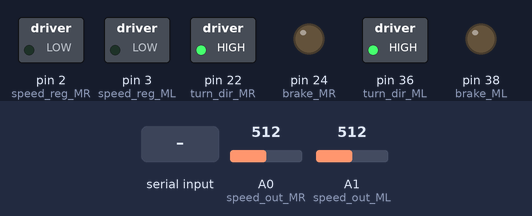
The sketch below on a simulated Arduino Mega 2560, built with avr-gcc and run on an emulated ATmega2560. On the bench: switched loads named in the sketch (green lamp = pin HIGH), output pins drawn as LEDs (lit = HIGH). The inputs (shaded band) are chosen by the test bench; at power-on: A0 (speed_out_MR) = 512, A1 (speed_out_ML) = 512. What the sketch prints to the serial monitor is not drawn.

Above: at 1.2 s.
1.3 s: "s 1\n" received over Serial
At 2.6 s:
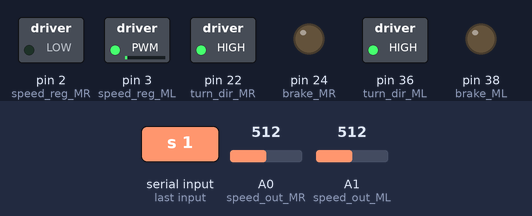
2.9 s: "s\n" received over Serial
At 3.9 s:
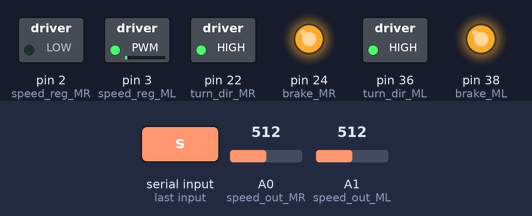
4.5 s: "s 150\n" received over Serial
At 5.8 s:
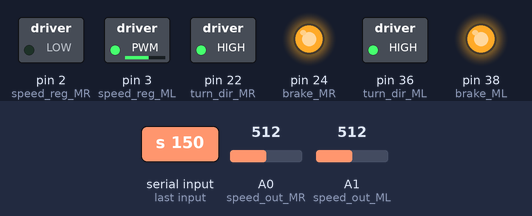
6.1 s: "p\n" received over Serial
At 7.1 s:
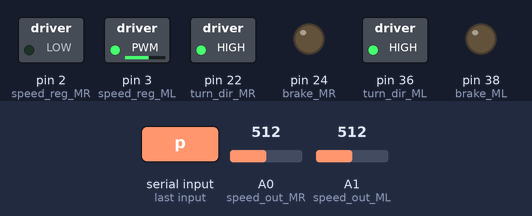
7.7 s: "1 90\n" received over Serial
At 8.3 s:
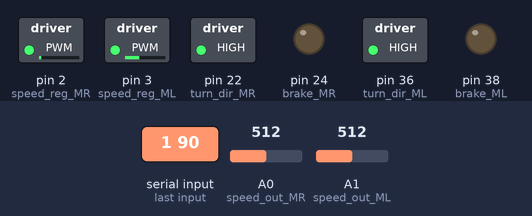
9.3 s: "90 45\n" received over Serial
At 10.1 s:
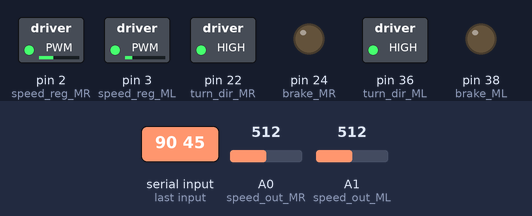
Timing chart, 0 to 11.9 s (numbered marks = the images above; inputs shaded):
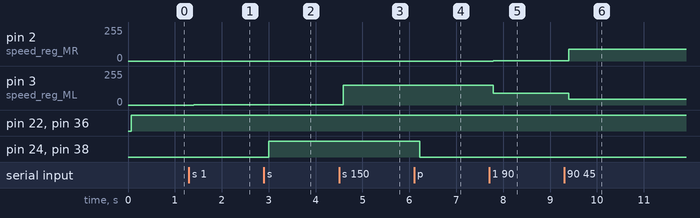

Measured:
- after the input at 1.3 s, pin 3 (speed_reg_ML): 0/255 → 1/255 after 0.10 s
- after the input at 2.9 s, pin 24 (brake_MR), pin 38 (brake_ML): LOW → HIGH after 0.10 s
- after the input at 4.5 s, pin 3 (speed_reg_ML): 1/255 → 150/255 after 0.09 s
- after the input at 6.1 s, pin 24 (brake_MR), pin 38 (brake_ML): HIGH → LOW after 0.12 s
- after the input at 7.7 s, pin 2 (speed_reg_MR): 0/255 → 1/255 after 0.09 s; pin 3 (speed_reg_ML): 150/255 → 90/255 after 0.09 s
- after the input at 9.3 s, pin 2 (speed_reg_MR): 1/255 → 90/255 after 0.10 s; pin 3 (speed_reg_ML): 90/255 → 45/255 after 0.10 s

The sketch:

Control_Motors.ino
```cpp
/*
This code was created to prove the function of the motors

*/

// DEFINITION OF VARIABLES AND PINS
  //Right motor pins
  #define speed_reg_MR 2    //speed regulation pin (PWM:0-5V) of right motor
  #define turn_dir_MR 22     //direction of rotation pin of right motor
  #define speed_out_MR A0   //speed feeback pin from hall sensors of right motor
  #define brake_MR 24       //brake pin of right motor

  //Left motor pins
  #define speed_reg_ML 3    //speed regulation pin (PWM:0-5V) of left motor
  #define turn_dir_ML 36     //direction of rotation pin of left motor
  #define speed_out_ML A1   //speed feeback pin from hall sensors of right motor
  #define brake_ML 38        //brake pin of right motor


  //Variables for reading the serial console
  String input;

  //Variables for controling the motors
  int cmd_vel_MR;
  int cmd_vel_ML;
  int raw_vel_MR;
  int raw_vel_ML;
  int stop_br;

////////////////////////////////////////////////////////////////////////////////////////////////////////////////////////////////////////////////////////////////

//FUNCTION FOR CONTROLING RIGHT MOTOR
void control_MR (){

  //Control the breake
  digitalWrite(brake_MR, stop_br);

  //Conditional in order to define the direction of rotation depending the delivered velocity on the serial port
  if (cmd_vel_MR >= 0) {
    digitalWrite(turn_dir_MR, HIGH);  //Moving wheels foward
  } else{
    digitalWrite(turn_dir_MR, LOW);   //Moving wheels backward
  }

  analogWrite(speed_reg_MR, abs(cmd_vel_MR)); //controling the speed (using PWM 0-255) with the absolute value of the delivered velocity
}
/////////////////////////////////////////////////////////////////////////////////////////////////////////////////////////////////////////////////////////////////

//FUNCTION FOR CONTROLING LEFT MOTOR
void control_ML (){

  //Control the breake
  digitalWrite(brake_ML, stop_br);

  //Conditional in order to define the direction of rotation depending the delivered velocity on the serial port
  if (cmd_vel_ML >= 0) {
    digitalWrite(turn_dir_ML, HIGH);  //Moving wheels foward
  } else{
    digitalWrite(turn_dir_ML, LOW);   //Moving wheels backward
  }

  analogWrite(speed_reg_ML, abs(cmd_vel_ML)); //controling the speed (using PWM 0-255) with the absolute value of the delivered velocity
}
//////////////////////////////////////////////////////////////////////////////////////////////////////////////////////////////////////////////////////////////////////

//FUNCTION FOR VIEW
void read_vel(){

}

void setup() {
  // put your setup code here, to run once:

  //Pin mode of pin's motors
  //Right Motor
  pinMode(speed_reg_MR, OUTPUT);
  pinMode(turn_dir_MR, OUTPUT);
  pinMode(speed_out_MR, INPUT);
  pinMode(brake_MR, OUTPUT);

  //Left Motor
  pinMode(speed_reg_ML, OUTPUT);
  pinMode(turn_dir_ML, OUTPUT);
  pinMode(speed_out_ML, INPUT);
  pinMode(brake_ML, OUTPUT);

  //Inicializing all variables at 0
  cmd_vel_MR=0;
  cmd_vel_ML=0;
  stop_br=0;


  digitalWrite(brake_MR, LOW);
  digitalWrite(brake_ML, LOW);

  //Start serial comunication
  Serial.begin(9600);
  Serial.println("Ingrese dos números enteros separados por un espacio (VelocidadMotorD VelocidadMotorI) o (s/p) para activar y desactivar el brake:");
}

void loop() {

  //CONTROL VELOCITY WITH THE SERIAL PORT
  if (Serial.available() > 0)
  {
    input=Serial.readStringUntil('\n'); //Reading the serial port and saving it in the input variable
    int spaceIndex = input.indexOf(' ');  //Detecting the separator (in this case: a space) returning the index where it is located, this value is save a variable name spaceIndex

    if (spaceIndex != -1) { //if it is a space detected, it would extract the numbers
      // Extracting the first number (before the separator(space))
      String velRString = input.substring(0, spaceIndex);
      // Extracting the second number (after the separator(space))
      String velLString = input.substring(spaceIndex + 1);

      // Convert the strings to ints
      cmd_vel_MR = velRString.toInt();
      cmd_vel_ML= velLString.toInt();

      }
      else if (input == "s"){ //if there no any space but the input has a value of "s" it would activade the brake

        stop_br=1;
        Serial.println("BRAKE ON");

      }else if (input == "p"){ //if there no any space nor an "s" but the input has a value of "p" it would desactivate the brake

        stop_br=0;
        Serial.println("BRAKE OFF");
      }
      else { //if there no any space, nor an "s" and "p" it would print an error
      Serial.println("Error: Por favor ingrese dos números separados por un espacio o (s/p)");
      }

      // Imprime los valores leídos para verificar
      Serial.print("Velocidad asignada a Motor Derecho: ");
      Serial.println(cmd_vel_MR);
      Serial.print("Velocidad Asignada a Motor Izquierdo: ");
      Serial.println(cmd_vel_ML);
  }


  //Calling the function to control each motor
  control_ML();
  control_MR();


  //Reading the velocity of the motors from their halls sensors
  raw_vel_MR=analogRead(speed_out_MR);
  raw_vel_ML=analogRead(speed_out_ML);

  //Showing the velocity values of each motor
  Serial.print("Vel_MR:");
  Serial.print(raw_vel_MR);
  Serial.print(",");
  Serial.print("Vel_MI:");
  Serial.println(raw_vel_ML);


}
```
